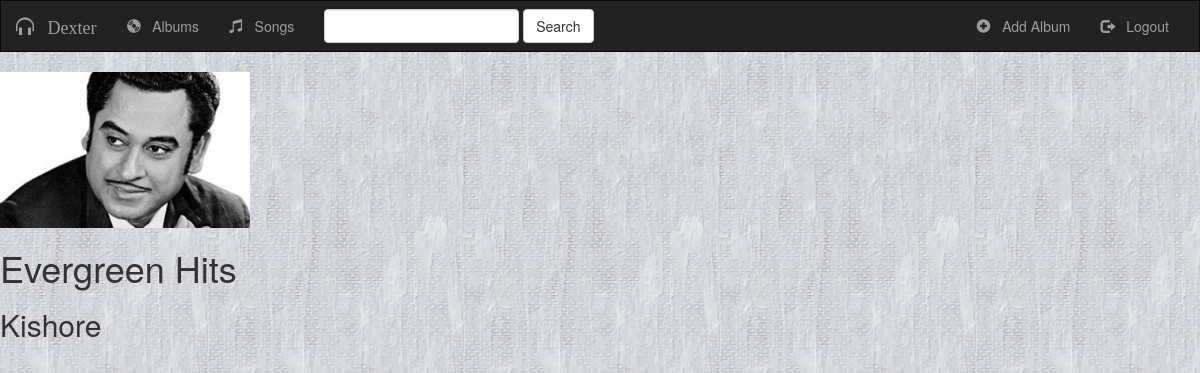
The app's page /music/1/ with its own data.
### music/models.py (models this page shows, shortened)
class Album(models.Model):
    artist = models.CharField(max_length=100)
    album_title = models.CharField(max_length=200)
    genre = models.CharField(max_length=100)
    album_logo = models.FileField()

### music/views.py (the view)
# urls.py: url(r'^(?P<pk>[0-9]+)/$' ,views.DetailView.as_view(),name='detail'),
class DetailView(generic.DetailView):
    model = Album
    template_name = 'music/detail.html'
    context_object_name = 'albums'

### music/templates/music/detail.html (shortened to what this page needs)
{% extends 'music/base.html' %}
{% block myBlock1 %}
    <img src="{{albums.album_logo.url}}" style="width : 250px;">
    <h1>{{albums.album_title}}</h1>
    <h2>{{albums.artist}}</h2>
{% endblock %}

### music/static/music/css-js/style.css (style rules this page uses)
body { background: white url("../images/background.png"); }

### records on screen
Album: album_logo (picture), album_title "Evergreen Hits", artist "Kishore"
